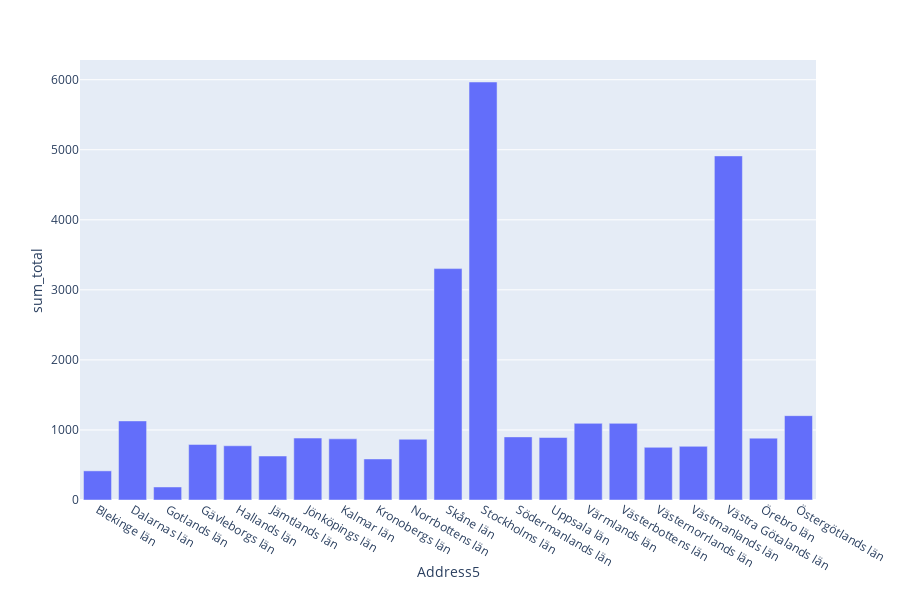

Notebook code for this chart:
### Code cell
px.bar(grouped_lan, x="Address5", y="sum_total")

### Figure 1 — Plotly figure (JSON) as saved in the notebook; plotly's stock layout.template omitted (floating-point values rounded to 4 significant figures)
{"data": [{"alignmentgroup": "True", "hoverlabel": {"namelength": 0}, "hovertemplate": "Address5=%{x}<br>sum_total=%{y}", "legendgroup": "", "marker": {"color": "#636efa"}, "name": "", "offsetgroup": "", "orientation": "v", "showlegend": false, "textposition": "auto", "type": "bar", "uid": "ec18fe57-24d7-4774-9ecb-7b7c8fd28d62", "x": ["Blekinge län", "Dalarnas län", "Gotlands län", "Gävleborgs län", "Hallands län", "Jämtlands län", "Jönköpings län", "Kalmar län", "Kronobergs län", "Norrbottens län", "Skåne län", "Stockholms län", "Södermanlands län", "Uppsala län", "Värmlands län", "Västerbottens län", "Västernorrlands län", "Västmanlands län", "Västra Götalands län", "Örebro län", "Östergötlands län"], "xaxis": "x", "y": [416, 1129, 186, 793, 774, 628, 884, 873, 586, 867, 3303, 5967, 901, 892, 1094, 1094, 752, 766, 4912, 883, 1204], "yaxis": "y"}], "layout": {"barmode": "relative", "grid": {"xaxes": ["x"], "xgap": 0.1, "xside": "bottom", "yaxes": ["y"], "ygap": 0.1, "yside": "left"}, "height": 600, "legend": {"tracegroupgap": 0}, "margin": {"t": 60}, "xaxis": {"title": {"text": "Address5"}}, "yaxis": {"title": {"text": "sum_total"}}}}
